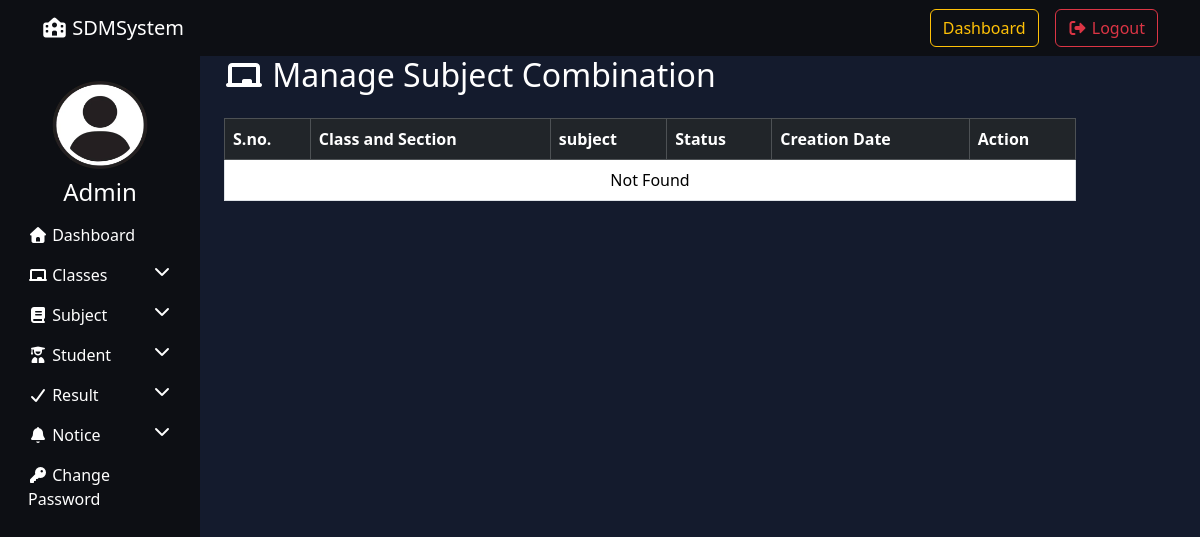
/manage_subject_combination/ (signed in), run on an earlier commit of the app's database.
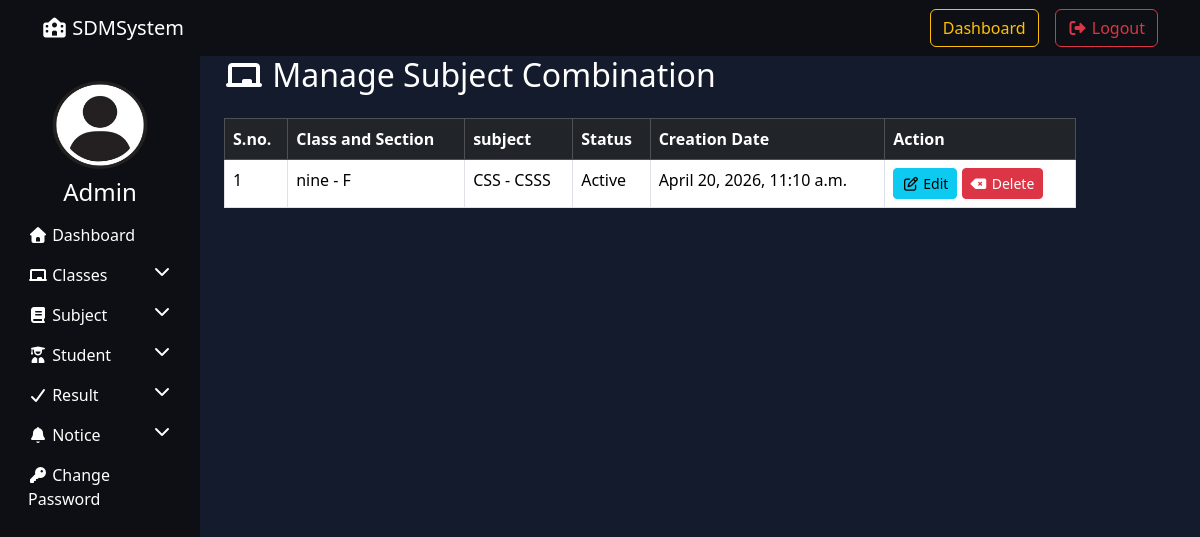
And on a later commit of the database.
### resultapp/models.py (models this page shows, shortened)
class SubjectCombination(models.Model):
    subject = models.ForeignKey(Subject, on_delete=models.SET_NULL, null=True)
    student_class = models.ForeignKey(Class, on_delete=models.SET_NULL, null=True)
    creation_date = models.DateTimeField(auto_now_add=True)
    updation_date = models.DateTimeField(auto_now=True)
    status = models.IntegerField(default=1)

class Class(models.Model):
    class_name = models.CharField(max_length=50)
    class_numeric = models.IntegerField()
    section = models.CharField(max_length=20)
    creation_date = models.DateTimeField(auto_now_add=True)
    updation_date = models.DateTimeField(auto_now=True)
    def __str__(self):
        return f"{self.class_name} - {self.section}"

class Subject(models.Model):
    subject_name = models.CharField(max_length=100)
    subject_code = models.CharField(max_length=20)
    creation_date = models.DateTimeField(auto_now_add=True)
    updation_date = models.DateTimeField(auto_now=True)
    def __str__(self):
        return f"{self.subject_name} - {self.subject_code}"

### resultapp/views.py (the view, shortened to what this page needs)
# urls.py: path('manage_subject_combination/',manage_subject_combination,name='manage_subject_combination')
@login_required
def manage_subject_combination(request):
    combinations = SubjectCombination.objects.all()
    return render(request,"manage_subject_combination.html",locals())

### resultapp/templates/manage_subject_combination.html (shortened to what this page needs)
{% extends "admin_base.html" %}
{% load static %}
{%block content%}
   <div class="container">
    <h2 class="mb-4">
        <i class="fas fa-chalkboard"></i> Manage Subject Combination
    </h2>
    <table class="table table-bordered">
        <thead class="table-dark">
            <tr>
                <th>S.no.</th>
                <th>Class and Section</th>
                <th>subject</th>
                <th>Status</th>
                <th>Creation Date</th>
                <th>Action</th>
            </tr>
        </thead>
        <tbody>
            {% for i in combinations%}
            <tr>
                <td>{{forloop.counter}}</td>
                <td>{{i.student_class}}</td>
                <td>{{i.subject}}</td>
                <td>
                    {%if i.status == 1%}
                    <span class="badge-bg-success"> Active</span>
                    {%else%}
                    <span class="badge-bg-danger"> Inactive</span>
                    {%endif%}
                </td>
                <td>{{i.creation_date}}</td>
                <td>
                    <a href="{% url 'edit_subject' i.id %}" class="btn btn-info btn-sm"><i class="fa-regular fa-pen-to-square"></i> Edit</a>
                     <a href="?delete={{i.id}}" class="btn btn-danger btn-sm"><i class="fa-solid fa-delete-left"></i> Delete</a>
                </td>
            </tr>
            {%empty%}
            <tr>
                <td colspan='6' class="text-center">Not Found</td>
            </tr>
        </tbody>
    </table>
   </div>
     {%endfor%}
        </tbody>
    </table>
   </div>
    {%endblock %}

What changed in the data, as far as the page shows it:
added SubjectCombination: student_class "nine - F", subject "CSS - CSSS", status "Active", creation_date "April 20, 2026, 11:10 a.m."
Also different on the page:
text no longer shown: "Not Found"
